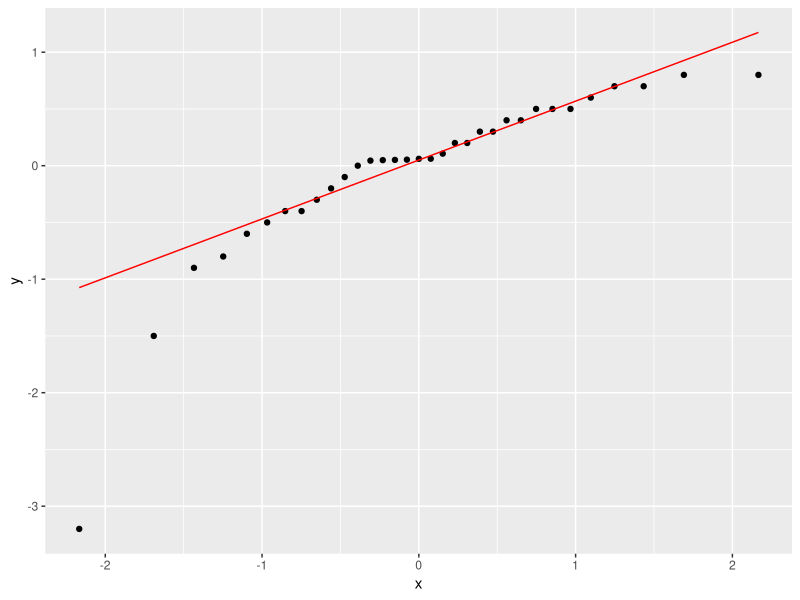

The R script that drew this image: (Note: this script raises an error after producing the figure.)
## ---- chunk 1
library(tidyverse); library(knitr); library(ggplot2); library(kableExtra); library(readxl); library(dplyr); library(flextable); library(pbkrtest); library(broom)
Resultatskjema <- read_excel("Data/Resultatskjema.xlsx", na = "NA")
Resultatskjema.ITT <- read_excel("Data/Resultatskjema_ITT.xlsx", na = "NA")

# analyse intention to treat TG
itt.gluk <- Resultatskjema.ITT %>%
  select(id, group, sex, time, `s-glukose`) %>%
  mutate(time = factor(time, levels = c("pre", "post"),
                       labels = c("Pre", "Post")),
         group = factor(group, levels = c("fls", "kon"),
                        labels = c("Intervensjon", "Kontroll"))) %>% 
  pivot_wider(names_from = time,
              values_from = `s-glukose`) %>%
  mutate(change.gluk.itt = Post - Pre) %>%
  mutate(change.gluk.itt.pros = ((Post - Pre) / Pre) * 100) %>%
  group_by(group) %>%
  print()

# sjekker normalfordelingen 
ggplot(itt.gluk, aes(sample = change.gluk.itt)) + stat_qq() + stat_qq_line(col = "red")

# analyse av endringsscore fra pre til post mellom gruppene
itt.gluk.lm <- lm(change.gluk.itt ~ group, data = itt.gluk)
summary(itt.gluk.lm)

# cohens d
cohensD(change.gluk.itt ~ group, dat = itt.gluk)

# sjekker for kovariat
itt.gluk.lm.co. <- lm(change.gluk.itt ~ group + sex + Pre, data = itt.gluk)
summary(itt.gluk.lm.co.)

itt.gluk.lm.co.pre <- lm(change.gluk.itt ~ group + Pre, data = itt.gluk)
summary(itt.gluk.lm.co.pre)

itt.gluk.lm.co.sex <- lm(change.gluk.itt ~ group + sex, data = itt.gluk)
summary(itt.gluk.lm.co.sex)

# lager et datasett med gjennomsnittsverdier av endring for bruk i graf
mean.itt.gluk <- itt.gluk %>%
  summarise(mean.gluk = mean(change.gluk.itt, na.rm = TRUE),
            sd.gluk = sd(change.gluk.itt, na.rm = TRUE)) %>%
  print()

# lager et datasett for bruk til individuelle verdier i graf (uten dropped out)
dropout.itt.gluk <- itt.gluk %>%
  filter(id != "tr031 10541") %>%
  filter(id != "tr031 13404") %>%
  filter(id != "tr031 11421") %>%
  filter(id != "tr031 004") %>%
  filter(id != "tr031 008") %>%
  filter(id != "tr031 001") %>%
  filter(id != "tr031 016") %>%
  drop_na() %>%
  print()

# lager graf
figur.gluk.itt <- mean.itt.gluk %>%
  ggplot(aes(group, mean.gluk, group = group)) + geom_boxplot(width = 0.3, fill = "white", colour = "black") + geom_errorbar(aes(ymin = mean.gluk - sd.gluk, ymax = mean.gluk + sd.gluk), width = 0.1) + theme_classic() + geom_point(data = dropout.itt.gluk, aes(group, change.gluk.itt), size = 2, alpha = 0.4) + labs(x = "", y = paste("Endring fra pre- til posttest", "i glukose (mmol/l)", sep="\n")) + geom_hline(yintercept = 0, linetype = "solid", color = "black") + theme(axis.title = element_text(size = 11), axis.text.x = element_text(size = 10), axis.text.y = element_text(size = 10)) + ylim(-3.2, 1.5) + theme(axis.text.x = element_text(angle=20, vjust = 0.5))

figur.gluk.itt
## ---- chunk 2
library(tidyverse); library(knitr); library(ggplot2); library(kableExtra); library(readxl); library(dplyr); library(flextable); library(pbkrtest); library(broom)
Resultatskjema <- read_excel("Data/Resultatskjema.xlsx", na = "NA")

# analyse per protocl 1 treningsøkt per uke

# ordner et datasett for grafisk fremstilling med individuelle endringer fra pre til post i prosent og endringsscore for bruk i statistiske tester
pp.gluk <- Resultatskjema %>%
  select(id, sex, group, time, `s-glukose`) %>%
  filter(id != "tr031 012") %>% 
  filter(id != "tr031 013") %>% 
  filter(id != "tr031 010") %>% 
  filter(id != "tr031 007") %>%
  filter(id != "tr031 006") %>%
  # fjerner drop out
  filter(id != "tr031 10541") %>%
  filter(id != "tr031 13404") %>%
  filter(id != "tr031 11421") %>%
  filter(id != "tr031 004") %>%
  filter(id != "tr031 008") %>%
  filter(id != "tr031 001") %>%
  filter(id != "tr031 016") %>%
  mutate(time = factor(time, levels = c("pre", "post"),
                       labels = c("Pre", "Post")),
         group = factor(group, levels = c("fls", "kon"),
                        labels = c("Intervensjon", "Kontroll"))) %>% 
  pivot_wider(names_from = time,
              values_from = `s-glukose`) %>%
  mutate(change.gluk.pp = Post - Pre) %>%
  mutate(change.gluk.pp.pros = ((Post - Pre)/ Pre) * 100) %>%
  group_by(group) %>%
  print()

# sjekker normalfordelingen 
ggplot(pp.gluk, aes(sample = change.gluk.pp)) + stat_qq() + stat_qq_line(col = "red")

# analyse av endringsscore fra pre til post mellom gruppene
pp.gluk.lm <- lm(change.gluk.pp ~ group, data = pp.gluk)
summary(pp.gluk.lm)

# cohens d
cohensD(change.gluk.pp ~ group, dat = pp.gluk)

# sjekker for kovariat
pp.gluk.lm.co <- lm(change.gluk.pp ~ group + sex + Pre, data = pp.gluk)
summary(pp.gluk.lm.co)

pp.gluk.lm.co.pre <- lm(change.gluk.pp ~ group + Pre, data = pp.gluk)
summary(pp.gluk.lm.co.pre)

pp.gluk.lm.co.sex <- lm(change.gluk.pp ~ group + sex + Pre, data = pp.gluk)
summary(pp.gluk.lm.co.sex)

# lager et datasett med gjennomsnittsverdier av prosentvis endring for bruk i graf
mean.pp.gluk <- pp.gluk %>%
  summarise(mean.gluk.pp = mean(change.gluk.pp, na.rm = TRUE),
            sd.gluk.pp = sd(change.gluk.pp, na.rm = TRUE)) %>%
  print()

figur.gluk.pp <- mean.pp.gluk %>%
  ggplot(aes(group, mean.gluk.pp, group = group)) + geom_boxplot(width = 0.3, fill = "white", colour = "black") + geom_errorbar(aes(ymin = mean.gluk.pp - sd.gluk.pp, ymax = mean.gluk.pp + sd.gluk.pp), width = 0.1) + theme_classic() + geom_point(data = pp.gluk, aes(group, change.gluk.pp), size = 2, alpha = 0.4) + labs(x = "", y = element_blank()) + geom_hline(yintercept = 0, linetype = "solid", color = "black") + theme(axis.title = element_text(size = 11), axis.text.x = element_text(size = 10), axis.text.y = element_text(size = 10)) + ylim(-3.2, 1.5) + theme(axis.text.x = element_text(angle=20, vjust = 0.5))

figur.gluk.pp
## ---- chunk 3
library(tidyverse); library(knitr); library(ggplot2); library(kableExtra); library(readxl); library(dplyr); library(flextable); library(pbkrtest); library(broom); library(ggsignif)
Resultatskjema <- read_excel("Data/Resultatskjema.xlsx", na = "NA")

# analyse per protocl 2 treningsøkter per uke

# ordner et datasett for grafisk fremstilling med individuelle endringer fra pre til post i prosent og endringsscore for bruk i statistiske tester
ppm.gluk <- Resultatskjema %>%
  select(id, sex, group, time, `s-glukose`) %>%
  # filtrerer ut irrelevante datapunkter
  filter(id != "tr031 012") %>% 
  filter(id != "tr031 013") %>% 
  filter(id != "tr031 010") %>% 
  filter(id != "tr031 007") %>% 
  filter(id != "tr031 002") %>% 
  filter(id != "tr031 006") %>% 
  filter(id != "tr031 009") %>% 
  filter(id != "tr031 015") %>%
  filter(id != "tr031 014") %>%
  # fjerner drop out
  filter(id != "tr031 10541") %>%
  filter(id != "tr031 13404") %>%
  filter(id != "tr031 11421") %>%
  filter(id != "tr031 004") %>%
  filter(id != "tr031 008") %>%
  filter(id != "tr031 001") %>%
  filter(id != "tr031 016") %>%
  mutate(time = factor(time, levels = c("pre", "post"),
                       labels = c("Pre", "Post")),
         group = factor(group, levels = c("fls", "kon"),
                        labels = c("Intervensjon", "Kontroll"))) %>% 
  pivot_wider(names_from = time,
              values_from = `s-glukose`) %>%
  mutate(change.gluk.ppm = Post - Pre) %>%
  mutate(change.gluk.pros.ppm = ((Post - Pre)/ Pre) * 100) %>%
  group_by(group) %>%
  print()

# sjekker normalfordelingen 
ggplot(ppm.gluk, aes(sample = change.gluk.ppm)) + stat_qq() + stat_qq_line(col = "red")

# analyse av endringsscore fra pre til post mellom gruppene
ppm.gluk.lm <- lm(change.gluk.ppm ~ group, data = ppm.gluk)
summary(ppm.gluk.lm)

# cohens d
cohensD(change.gluk.ppm ~ group, dat = ppm.gluk)

# sjekker for kovariat
ppm.gluk.lm.co <- lm(change.gluk.ppm ~ group + sex + Pre, data = ppm.gluk)
summary(ppm.gluk.lm.co)

ppm.gluk.lm.co.pre <- lm(change.gluk.ppm ~ group + Pre, data = ppm.gluk)
summary(ppm.gluk.lm.co.pre)

ppm.gluk.lm.co.sex <- lm(change.gluk.ppm ~ group + sex + Pre, data = ppm.gluk)
summary(ppm.gluk.lm.co.sex)

# lager et datasett med gjennomsnittsverdier av prosentvis endring for bruk i graf
mean.ppm.gluk <- ppm.gluk %>%
  summarise(mean.gluk.ppm = mean(change.gluk.ppm, na.rm = TRUE),
            sd.gluk.ppm = sd(change.gluk.ppm, na.rm = TRUE)) %>%
  print()

figur.gluk.ppm <- mean.ppm.gluk %>%
  ggplot(aes(group, mean.gluk.ppm, group = group)) + geom_boxplot(width = 0.3, fill = "white", colour = "black") + geom_errorbar(aes(ymin = mean.gluk.ppm - sd.gluk.ppm, ymax = mean.gluk.ppm + sd.gluk.ppm), width = 0.1) + theme_classic() + geom_point(data = ppm.gluk, aes(group, change.gluk.ppm), size = 2, alpha = 0.4) + labs(x = "", y = element_blank()) + geom_hline(yintercept = 0, linetype = "solid", color = "black") + theme(axis.title = element_text(size = 11), axis.text.x = element_text(size = 10), axis.text.y = element_text(size = 10)) + ylim(-3.2, 1.5) + theme(axis.text.x = element_text(angle=20, vjust = 0.5))

figur.gluk.ppm

# setter sammen figurene til én

library(cowplot)
plot_grid(figur.gluk.itt, figur.gluk.pp, figur.gluk.ppm, nrow = 1, labels = c('A', 'B', 'C'), align = "hv")
